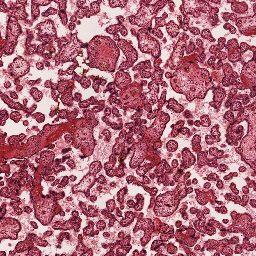
%> input picture Input.png, 256 x 256 px
$ octave --eval "result = AugmentPattern(imread('Input.png'));"   (GNU Octave 9; MATLAB toolbox functions it lacks are replaced by stand-ins)
%> lines starting %> are read from the running program, lines starting %| are printed output that depends on the picture; in (x1, y1, x2, y2) boxes, pixels count from 0 and x2, y2 are one past the last pixel; in counts of white or black regions, pixels touching at a corner belong together; the program's own positions count from 1
function [varargout]=AugmentPattern(A,LAB1,GridRatio,show)
if nargin==3; show=0; end
if nargin==2; GridRatio=6; show=0; end
if nargin==1; GridRatio=6; LAB1=zeros(size(A,1),size(A,2)); show=0; end
global opt
opt.Rat=6;
opt.show=show;
opt.Rat=GridRatio;
A=uint8(normal(A).*254); A=A+1;
%> in normal, `M1=min(A(:))`: M1 = 0
%> in normal, `M2=max(A(:))`: M2 = 255
if ndims(A)==2; A=cat(3,A,A,A); end
A0=A; A=rgb2gray(A);
%> after `A=rgb2gray(A)`:
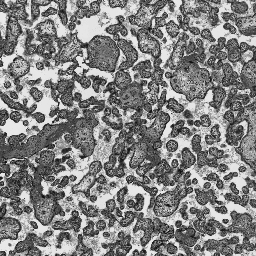
%> A: size 256x256 uint8; min 12, max 241, mean 131.7
S=size(A);
%> S = [256 256]
LAB1=uint8(LAB1>0);
[B0,LAB2]=MakeSim(A0,S,LAB1);
B0=uint8(B0); LAB2=LAB2-1; LAB2=uint8(LAB2*255);
varargout{1}=B0;
varargout{2}=LAB2;
end
function [B0,LAB2]=MakeSim(A,S,LAB);
%> called with S = [256 256]
global opt;
if numel(unique(LAB))==2; LAB=LAB+1; end
A0=A;
A=rgb2gray(A);
Rat=opt.Rat;
s=ceil(size(A)./Rat);
%> s = [43 43]
m=3;
sz=s-2*m;
%> sz = [37 37]
K=1;
scanstep=ceil(S./80);
%> scanstep = [4 4]
bstart=[1,1];
b(1)=bstart(1);
n=ceil((size(A,1)-(1+s(1)))/scanstep(1))*ceil((size(A,2)-(1+s(2)))/scanstep(2));
%> n = 2809
n=n*2; % for flipped ones
%> n = 5618
T=zeros(s(1),s(2),n);
TL=uint8(zeros(s(1),s(2),n));
TI=uint8(zeros(s(1),s(2),3,n));
while (b(1)+s(1))<size(A,1)
    b(2)=bstart(2);
    while (b(2)+s(2))<size(A,2)
        T(:,:,K)=A(b(1)+1:b(1)+s(1),b(2)+1:b(2)+s(2));
        TL(:,:,K)=LAB(b(1)+1:b(1)+s(1),b(2)+1:b(2)+s(2));
        TI(:,:,:,K)=A0(b(1)+1:b(1)+s(1),b(2)+1:b(2)+s(2),:);
        K=K+1;
        b(2)=b(2)+scanstep(2);
    end
    b(1)=b(1)+scanstep(1);
end
%> after the loop, K = 2810; b = [213 213]
% flipped part
A_F=flip(flip(A,2),1);
LAB_F=flip(flip(LAB,2),1);
A0_F=flip(flip(A0,2),1);
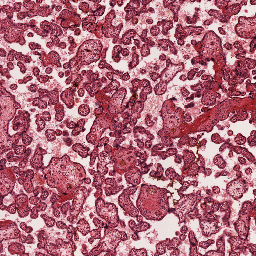
%> A0_F: size 256x256x3 uint8; mean R, G, B 177.2, 110, 124.1; mean of the top-left, top-right, bottom-left and bottom-right quarters 135.8, 134.1, 136.1, 142.4
b(1)=bstart(1);
while (b(1)+s(1))<size(A,1)
    b(2)=bstart(2);
    while (b(2)+s(2))<size(A,2)
        T(:,:,K)=A_F(b(1)+1:b(1)+s(1),b(2)+1:b(2)+s(2));
        TL(:,:,K)=LAB_F(b(1)+1:b(1)+s(1),b(2)+1:b(2)+s(2));
        TI(:,:,:,K)=A0_F(b(1)+1:b(1)+s(1),b(2)+1:b(2)+s(2),:);
        K=K+1;
        b(2)=b(2)+scanstep(2);
    end
    b(1)=b(1)+scanstep(1);
end
%> this loop made 53 passes
%> after the loop, K = 5619
W2=zeros(s); W2(1+m:end-m,1+m:end-m)=1; W2=1-W2; W2=W2(:);
%> after `W2(1+m:end-m,1+m:end-m)=1`: W2: size 43x43 double; values 0 (black) and 1 (white), 74% white; 1 black region, box (x1, y1, x2, y2) and area: (0, 0, 43, 43) 480
T2=zeros(size(T,3),sum(W2==1));
%> T2: size 5618x480 double; every value is 0
for K=1:size(T,3)
    t=T(:,:,K); t=t(:); t(W2==0)=[];
    T2(K,:)=t;
end
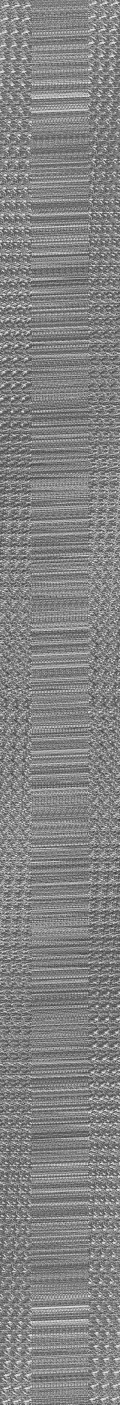
%> T2: size 5618x480 double (shown at 1/4 size); min 12, max 241, mean 130.7
%> after the loop, t = 480 values, max 235 at index 446, min 23 at index 360, mean 125.3
B=zeros(S+s);
B0=cat(3,B,B,B);
L0=B*0;
bs1=m:sz(1):size(B,1)-sz(1)-m;
%> bs1 = [3 40 77 114 151 188 225]
bs2=m:sz(2):size(B,2)-sz(2)-m;
K=1;
for I=1:numel(bs1)
    for J=1:numel(bs2)
        Loc(K,:)=[bs1(I) bs2(J)];
        K=K+1;
    end
end
ID=Shuff([1:size(Loc,1)]');
if opt.show;
    figure;
    delete('Gif\*')
end
for K=1:size(Loc,1)
    b=Loc(ID(K),:);
    t=B(b(1)-m+1:b(1)+sz(1)+m,b(2)-m+1:b(2)+sz(2)+m);
    W=t>0;
    W3=W(:);
    W3(W2==0)=[];
    W3=repmat(W3,[1,size(T,3)])';
    [SIM,E,id]=FindSim(t,T,W,T2,W2,W3);
    ERR(K)=E;
    w=bwdist(1-W); w=w./max(w(:)); w(isnan(w))=0;
    B(b(1)-m+1:b(1)+sz(1)+m,b(2)-m+1:b(2)+sz(2)+m)=(t).*w+SIM.*(1-w);
    SIM0=TI(:,:,:,id);
    w0=cat(3,w,w,w);
    t0=B0(b(1)-m+1:b(1)+sz(1)+m,b(2)-m+1:b(2)+sz(2)+m,:);
    t0=double(t0); w0=double(w0); SIM0=double(SIM0);
    B0(b(1)-m+1:b(1)+sz(1)+m,b(2)-m+1:b(2)+sz(2)+m,:)=(t0).*w0+SIM0.*(1-w0);
    SIM0=TL(:,:,id);
    t0=L0(b(1)-m+1:b(1)+sz(1)+m,b(2)-m+1:b(2)+sz(2)+m);
    t0=double(t0); w0=double(w0); SIM0=double(SIM0);
    WW=imdilate(W,ones(m,m));
    g=(t0).*w+SIM0.*(1-w); g=uint8(g); g0=g;
    g=medfilt2(g,[3,3],'symmetric');
    g=medfilt2(g,[3,3],'symmetric');
    g=medfilt2(g,[3,3],'symmetric');
    g(WW==0)=g0(WW==0);
    L0(b(1)-m+1:b(1)+sz(1)+m,b(2)-m+1:b(2)+sz(2)+m,:)=g;
    if opt.show
        clf; imshow(uint8(B0(1:S(1),1:S(2),:))); drawnow;
        imwrite(uint8(B0(1:S(1),1:S(2),:)),['Gif/Frame_' num2str(K) '.png']);
    end
end
%> this loop made 49 passes
%> (E, id) on passes 4, 6, 8, 10, 11, 12, 13, 14, 16, 17, 18, 19: (19.07, 1322), (21.4, 5500), (26.14, 158), (22.5, 4021), (25.65, 3617), (20.26, 2040), (15.08, 3085), (28.75, 3862), (23.9, 1563), (25.17, 4937), (19.2, 127), (26.32, 5574)
%> (id, E) on passes 1, 2, 3, 5, 7, 9: (5436, 0), (2517, 0), (1799, 0), (5241, 0), (3098, 0), (3076, 0)
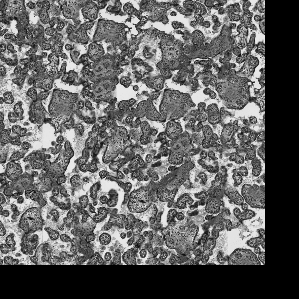
%> B: size 299x299 double; min 0, max 241, mean 98.5
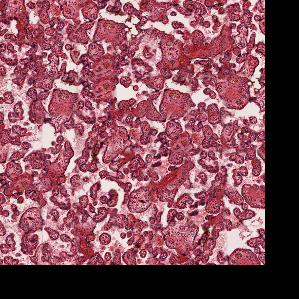
%> B0: size 299x299x3 double; mean R, G, B 136.2, 80.5, 92.4
%> L0: size 299x299 double; every value is 0
%> W3: size 5618x480 logical; every value is 1
%> g: size 43x43 uint8; every value is 0
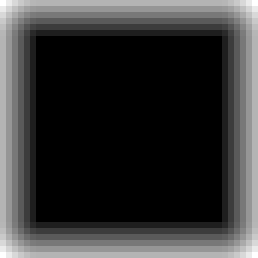
%> w: size 43x43 single (shown 6 times larger); min 0, max 1, mean 0.214
%> after the loop, ERR = 49 values, max 28.75 at index 14, min 0 at index 1, mean 20.21
L0=medfilt2(L0,[3,3],'symmetric');
LAB2=L0;
B=B(1:S(1),1:S(2),:);
%> B: size 256x256 double
B0=B0(1:S(1),1:S(2),:);
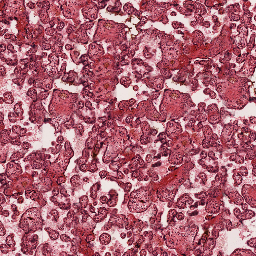
%> B0: size 256x256x3 double; mean R, G, B 173.2, 102.3, 117.4
LAB2=LAB2(1:S(1),1:S(2));
%> LAB2: size 256x256 double; every value is 0
if opt.show
    make_video_gif
end
end
function [SIM,E,id]=FindSim(t,T,W,T2,W2,W3)
if sum(W(:))==0; ID=randi(size(T,3),1,1); SIM=T(:,:,ID); E=0; id=ID; return; end;
t2=t(:);
t2(W2==0)=[];
t3=repmat(t2,[1,size(T,3)])';
Err=(abs(t3-T2).*W3);
W4=W(:); W4(W2==0)=[];
W4=repmat(W4,[1,size(T,3)])';
Err=sum(Err.*W4,2)./sum(W(:));
[o,p]=sort(Err);
ID=p(1); E=o(1);
id=ID;
if max(W(:))==0; ID=randi(size(T,3),1,1); E=0; end
SIM=T(:,:,ID);
end
function ShuffledData=Shuff(OrigData)
X=randperm(numel(OrigData));
ShuffledData=reshape(OrigData(X),size(OrigData));
end
function [A]=normal(A)
A=double(A);
M1=min(A(:)); M2=max(A(:));
if M1==M2; return; end
A=(A-M1)./(M2-M1);
end
function make_video_gif
filename='Final.gif';
D=dir(['Gif/*.png']);
for I = 2:numel(D)
    A=imread(['Gif/Frame_' num2str(I) '.png']); %A=A(:,200:end-200,:);
    A=imresize(A,[256,256]);
    A=uint8(A);
    [imind,cm] = rgb2ind(A,256);
    if I == 2;
        imwrite(imind,cm,filename,'gif', 'Loopcount',inf,'DelayTime',0.08);
    else
        imwrite(imind,cm,filename,'gif','WriteMode','append','DelayTime',0.08);
    end
end
delete('Gif\*')
end
%> in AugmentPattern, `LAB2=LAB2-1`: LAB2: size 256x256 double; every value is -1
%> in AugmentPattern, `LAB2=uint8(LAB2*255)`: LAB2: size 256x256 uint8; every value is 0
